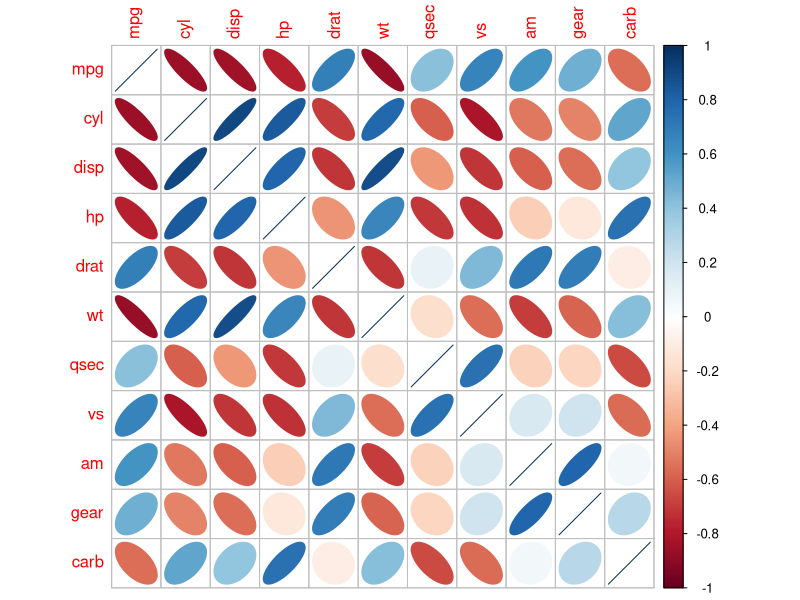
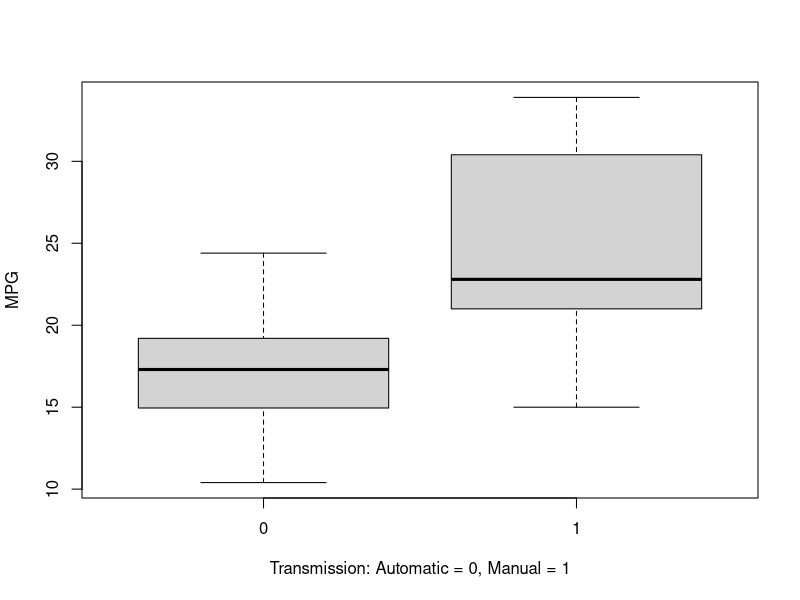
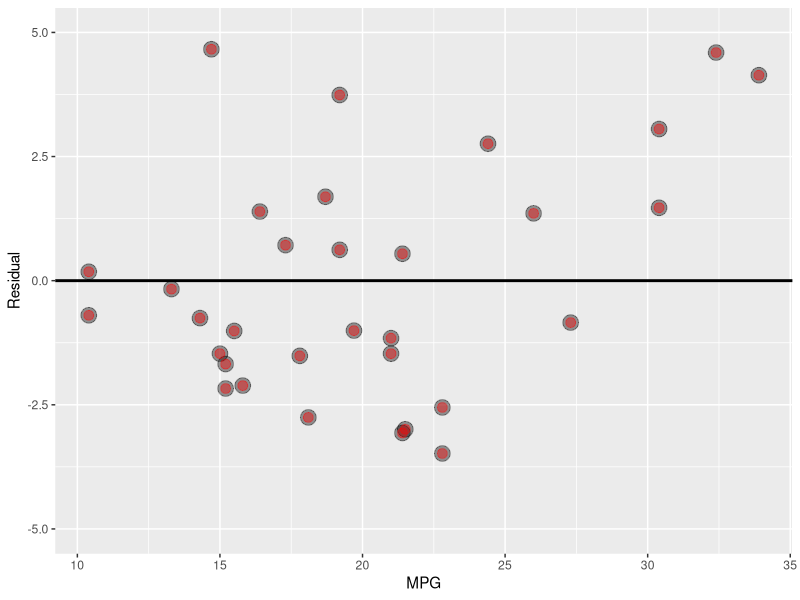
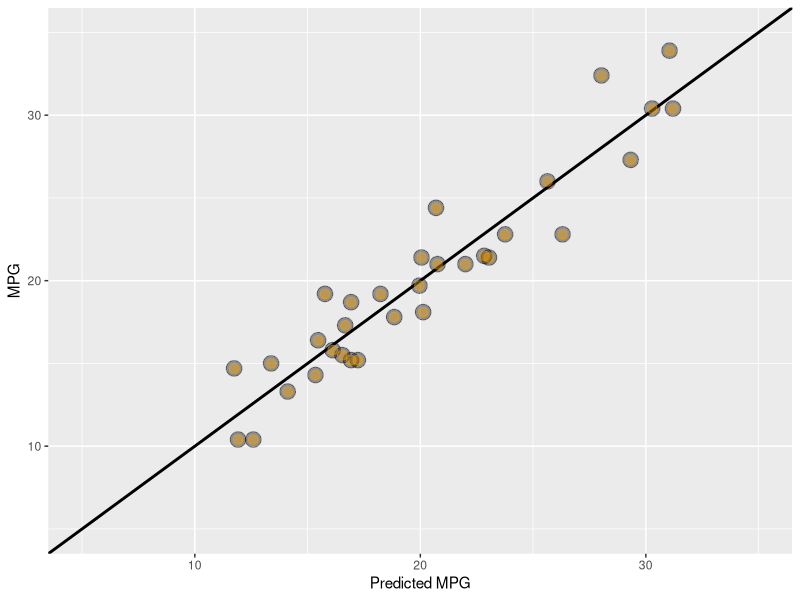
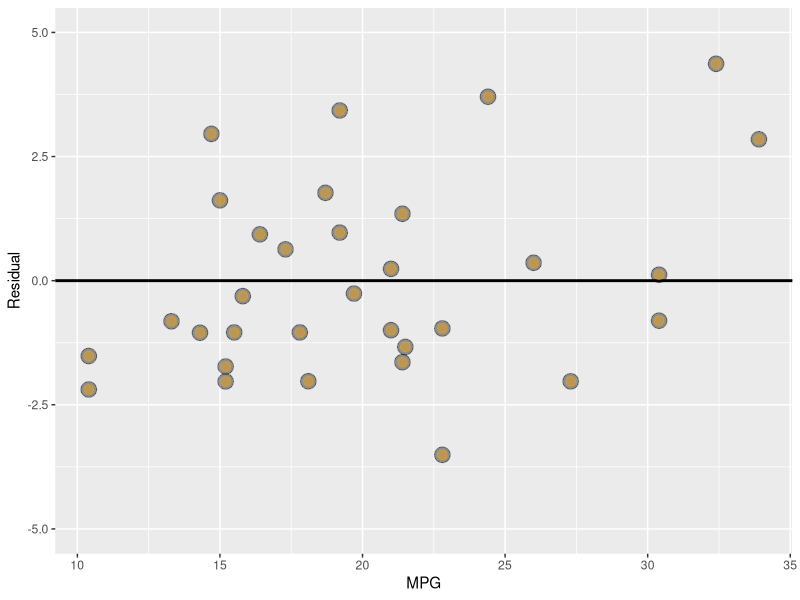
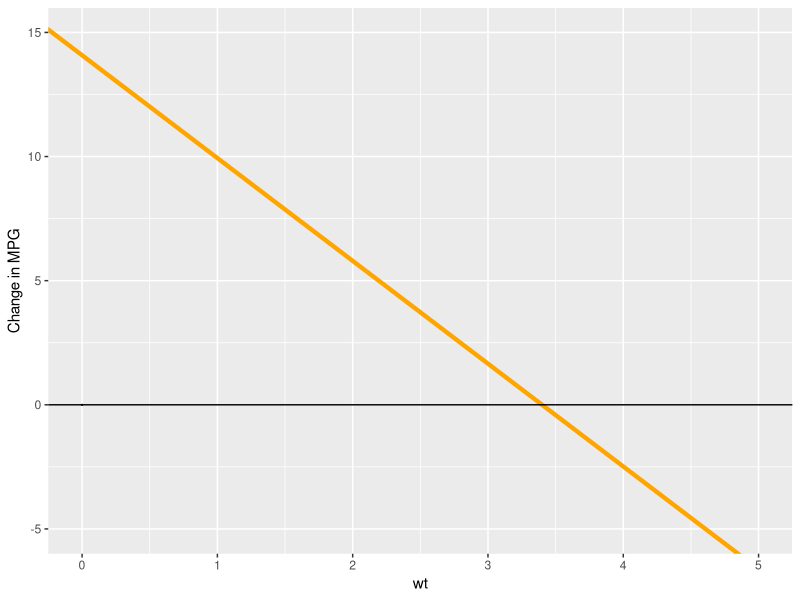

Write R code to recreate these figures, in order.
## ---- chunk 1
fit.full <- lm(mpg ~ factor(cyl) + disp + hp + drat + wt + qsec + factor(vs) + factor(am) + factor(gear) + factor(carb), mtcars)
fit.step.BIC <- step(fit.full, direction = "both", trace = 0, k = log(nrow(mtcars))) # BIC
coef(fit.step.BIC)
## ---- chunk 2
fit.interaction <- lm(mpg ~ wt + qsec + factor(am) + factor(am):wt, mtcars)
coef(fit.interaction)
## ---- chunk 3
require(corrplot, quietly = TRUE)
correlations <- cor(mtcars)
corrplot(correlations, method = "ellipse")
## ---- chunk 4
boxplot(mpg ~ am, mtcars, xlab = "Transmission: Automatic = 0, Manual = 1", ylab = "MPG")
## ---- chunk 5
require(ggplot2, quietly=TRUE)
g = ggplot(data.frame(x = mtcars$mpg, y = resid(fit.step.BIC)), 
           aes(x = x, y = y))
g = g + geom_abline(intercept = 0, slope = 0, size = 1); 
g = g + geom_point(size = 5, colour = "black", alpha = 0.4)
g = g + geom_point(size = 3, colour = "red", alpha = 0.4)
g = g + expand_limits(y = c(-5, 5))
g = g + xlab("MPG") + ylab("Residual")
g
## ---- chunk 6
g = ggplot(data.frame(x = predict(fit.interaction), y = mtcars$mpg), 
           aes(x = x, y = y))
g = g + geom_abline(intercept = 0, slope = 1, size = 1); 
g = g + geom_point(size = 5, colour = "black", alpha = 0.4)
g = g + geom_point(size = 3, colour = "orange", alpha = 0.4)
g = g + expand_limits(y = c(5, 35), x = c(5, 35))
g = g + xlab("Predicted MPG") + ylab("MPG")
g
## ---- chunk 7
g = ggplot(data.frame(x = mtcars$mpg, y = resid(fit.interaction)), 
           aes(x = x, y = y))
g = g + geom_abline(intercept = 0, slope = 0, size = 1); 
g = g + geom_point(size = 5, colour = "black", alpha = 0.4)
g = g + geom_point(size = 3, colour = "orange", alpha = 0.4)
g = g + expand_limits(y = c(-5, 5))
g = g + xlab("MPG") + ylab("Residual")
g
## ---- chunk 8
g = ggplot(data.frame(x = 0, y = 0), aes(x = x, y = y))
g = g + geom_abline(intercept = coef(fit.interaction)[4], slope = coef(fit.interaction)[5], size = 1.5, color = "orange")
g = g + geom_hline(yintercept = 0, size = 0.5, color = "black")
g = g + geom_point(size = 0)
g = g + geom_point(size = 0)
g = g + expand_limits(y = c(-5, 15), x = c(0, 5))
g = g + xlab("wt") + ylab("Change in MPG")
g
